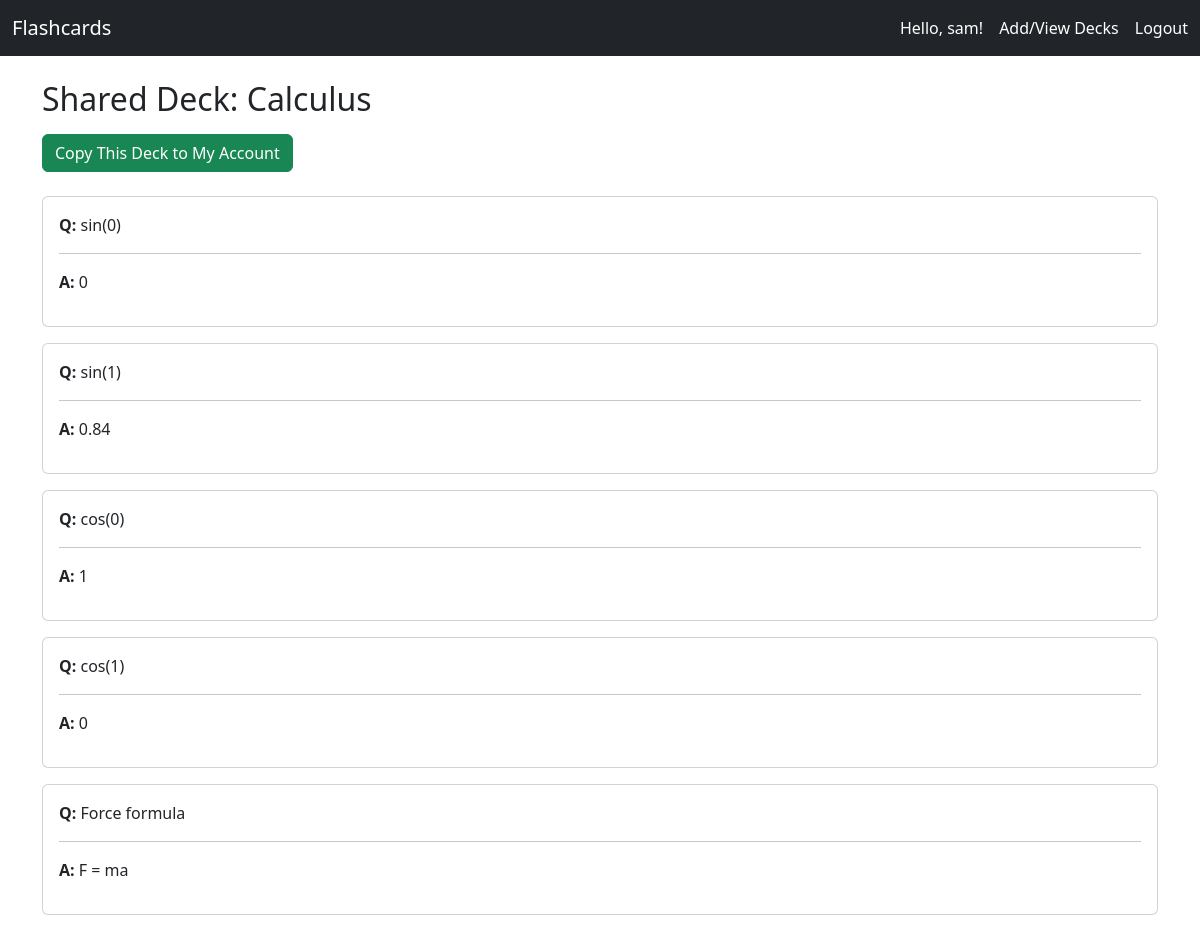
The app's page /shared/8fcbb642c0d543e983245dc438cd8247/ (signed in) with its own data.
### flashcards/models.py (models this page shows, shortened)
class User(AbstractUser):
    pass

class Deck(models.Model):
    name = models.CharField(max_length=100)
    description = models.TextField(blank=True)
    owner = models.ForeignKey(User, on_delete=models.CASCADE, related_name='decks')
    share_token = models.CharField(max_length=100, unique=True, default=uuid.uuid4)
    created_on = models.DateTimeField(auto_now_add=True)
    last_reviewed = models.DateTimeField(null=True, blank=True)

class Card(models.Model):
    deck = models.ForeignKey(Deck, models.CASCADE, related_name="card")
    front = models.TextField()
    back = models.TextField()
    last_reviewed = models.DateTimeField(null=True, blank=True)
    difficulty = models.CharField(max_length=20, choices=[
        ('again', 'Again'),
        ('easy', 'Easy'),
        ('medium', 'Medium'),
        ('hard', 'Hard')
    ], default='medium')
    created_at = models.DateTimeField(auto_now_add=True)
    updated_at = models.DateTimeField(auto_now=True)

### flashcards/views.py (the view)
# urls.py: path('shared/<str:token>/', views.sharedDeckView, name='shared_deck_view'),
def sharedDeckView(request, token):
    deck = get_object_or_404(Deck, share_token = token)
    cards = Card.objects.filter(deck=deck)
    return render(request, 'flashcards/sharedDeck.html', {
        "deck": deck,
        "cards": cards
    })

### flashcards/templates/flashcards/sharedDeck.html (shortened to what this page needs)
{% extends 'flashcards/layout.html' %}
{% block content %}
<div class="container mt-4">
  <h2>Shared Deck: {{ deck.name }}</h2>
  {% if user.is_authenticated %}
  <form action="{% url 'copy_shared_deck' deck.share_token %}" method="post" class="mt-3">
    <button type="submit" class="btn btn-success">Copy This Deck to My Account</button>
  </form>
  {% else %}
  <p><em><a href="{% url 'login' %}">Log in</a> to copy this deck to your account.</em></p>
  {% endif %}
  <div class="mt-4">
    {% for card in cards %}
      <div class="card mb-3">
        <div class="card-body">
          <p><strong>Q:</strong> {{ card.front }}</p>
          <hr>
          <p><strong>A:</strong> {{ card.back }}</p>
        </div>
      </div>
    {% endfor %}
  </div>
</div>
{% endblock %}

### flashcards/templates/flashcards/layout.html (shortened to what this page needs)
{% load static %}
<!DOCTYPE html>
<html lang="en">
    <head>
        <link href="https://cdn.jsdelivr.net/npm/bootstrap@5.3.3/dist/css/bootstrap.min.css" rel="stylesheet">
        <link href="https://cdn.jsdelivr.net/npm/bootstrap-icons/font/bootstrap-icons.css" rel="stylesheet">
        <link rel="stylesheet" href="{% static 'flashcards/css/styles.css' %}">
    </head>
    <body>
        <nav class="navbar navbar-dark bg-dark w-100 px-0 mx-0">
            <div class="container-fluid">
              <a class="navbar-brand" href="{% url 'index' %}">Flashcards</a>
              <ul class="navbar-nav ms-auto flex-row gap-3 align-items-center">
                {% if user.is_authenticated %}
                  <li class="nav-item text-white">Hello, {{ user.username }}!</li>
                  <li class="nav-item">
                    <a class="nav-link text-white" href="{% url 'viewDecks' %}">Add/View Decks</a>
                  </li>
                  <li class="nav-item">
                    <a class="nav-link text-white" href="{% url 'logout' %}">Logout</a>
                  </li>
                {% endif %}
              </ul>
            </div>
          </nav>
        {% block content %}
        {% endblock %}
    </body>
</html>

### records on screen
User: username "sam"
Deck: name "Calculus"
Card: front "sin(0)", back "0"
Card: front "sin(1)", back "0.84"
Card: front "cos(0)", back "1"
Card: front "cos(1)", back "0"
Card: front "Force formula", back "F = ma"
